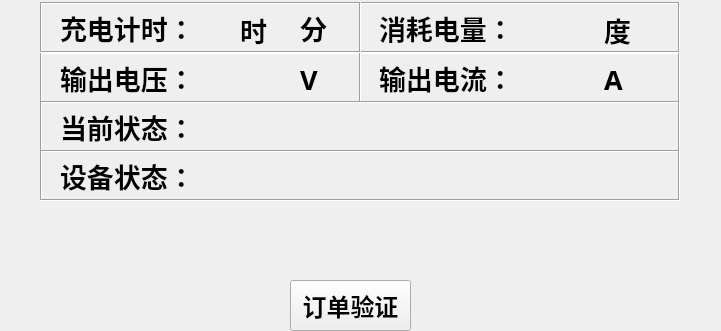
   <widget class="QFrame" name="frame_5">
    <property name="geometry">
     <rect>
      <x>40</x>
      <y>90</y>
      <width>721</width>
      <height>331</height>
     </rect>
    </property>
    <property name="font">
     <font>
      <pointsize>6</pointsize>
     </font>
    </property>
    <property name="styleSheet">
     <string notr="true">background-image: url(:/background/qrc/background/back.png);</string>
    </property>
    <property name="frameShape">
     <enum>QFrame::NoFrame</enum>
    </property>
    <property name="frameShadow">
     <enum>QFrame::Raised</enum>
    </property>
    <widget class="QFrame" name="frame_3">
     <property name="geometry">
      <rect>
       <x>40</x>
       <y>52</y>
       <width>321</width>
       <height>51</height>
      </rect>
     </property>
     <property name="sizePolicy">
      <sizepolicy hsizetype="Ignored" vsizetype="Ignored">
       <horstretch>0</horstretch>
       <verstretch>0</verstretch>
      </sizepolicy>
     </property>
     <property name="minimumSize">
      <size>
       <width>13</width>
       <height>0</height>
      </size>
     </property>
     <property name="font">
      <font>
       <pointsize>24</pointsize>
       <weight>75</weight>
       <bold>true</bold>
       <kerning>true</kerning>
      </font>
     </property>
     <property name="autoFillBackground">
      <bool>false</bool>
     </property>
     <property name="styleSheet">
      <string notr="true">background-image: url(:/background/qrc/background/back.png);
 </string>
     </property>
     <property name="frameShape">
      <enum>QFrame::Box</enum>
     </property>
     <property name="frameShadow">
      <enum>QFrame::Sunken</enum>
     </property>
     <widget class="QLabel" name="lbl_output_voltage">
      <property name="geometry">
       <rect>
        <x>170</x>
        <y>12</y>
        <width>75</width>
        <height>31</height>
       </rect>
      </property>
      <property name="font">
       <font>
        <family>Courier 10 Pitch</family>
        <pointsize>20</pointsize>
        <weight>75</weight>
        <italic>false</italic>
        <bold>true</bold>
        <kerning>true</kerning>
       </font>
      </property>
      <property name="text">
       <string/>
      </property>
     </widget>
     <widget class="QLabel" name="label_volt">
      <property name="geometry">
       <rect>
        <x>20</x>
        <y>10</y>
        <width>151</width>
        <height>31</height>
       </rect>
      </property>
      <property name="font">
       <font>
        <pointsize>20</pointsize>
        <weight>75</weight>
        <italic>false</italic>
        <bold>true</bold>
       </font>
      </property>
      <property name="text">
       <string>输出电压：</string>
      </property>
     </widget>
     <widget class="QLabel" name="lbl_">
      <property name="geometry">
       <rect>
        <x>260</x>
        <y>12</y>
        <width>51</width>
        <height>31</height>
       </rect>
      </property>
      <property name="font">
       <font>
        <family>Courier 10 Pitch</family>
        <pointsize>20</pointsize>
        <weight>75</weight>
        <italic>false</italic>
        <bold>true</bold>
        <kerning>true</kerning>
       </font>
      </property>
      <property name="text">
       <string>V</string>
      </property>
     </widget>
    </widget>
    <widget class="QFrame" name="frame_6">
     <property name="geometry">
      <rect>
       <x>359</x>
       <y>52</y>
       <width>321</width>
       <height>51</height>
      </rect>
     </property>
     <property name="sizePolicy">
      <sizepolicy hsizetype="Ignored" vsizetype="Ignored">
       <horstretch>0</horstretch>
       <verstretch>0</verstretch>
      </sizepolicy>
     </property>
     <property name="minimumSize">
      <size>
       <width>13</width>
       <height>0</height>
      </size>
     </property>
     <property name="font">
      <font>
       <pointsize>24</pointsize>
       <weight>75</weight>
       <bold>true</bold>
       <kerning>true</kerning>
      </font>
     </property>
     <property name="autoFillBackground">
      <bool>false</bool>
     </property>
     <property name="styleSheet">
      <string notr="true">background-image: url(:/background/qrc/background/back.png);
 </string>
     </property>
     <property name="frameShape">
      <enum>QFrame::Box</enum>
     </property>
     <property name="frameShadow">
      <enum>QFrame::Sunken</enum>
     </property>
     <widget class="QLabel" name="lbl_ouput_current">
      <property name="geometry">
       <rect>
        <x>170</x>
        <y>12</y>
        <width>75</width>
        <height>31</height>
       </rect>
      </property>
      <property name="font">
       <font>
        <family>Courier 10 Pitch</family>
        <pointsize>20</pointsize>
        <weight>75</weight>
        <italic>false</italic>
        <bold>true</bold>
        <kerning>true</kerning>
       </font>
      </property>
      <property name="text">
       <string/>
      </property>
     </widget>
     <widget class="QLabel" name="label_cur">
      <property name="geometry">
       <rect>
        <x>20</x>
        <y>10</y>
        <width>151</width>
        <height>31</height>
       </rect>
      </property>
      <property name="font">
       <font>
        <pointsize>20</pointsize>
        <weight>75</weight>
        <italic>false</italic>
        <bold>true</bold>
       </font>
      </property>
      <property name="text">
       <string>输出电流：</string>
      </property>
     </widget>
     <widget class="QLabel" name="label_card_sn_16">
      <property name="geometry">
       <rect>
        <x>245</x>
        <y>12</y>
        <width>31</width>
        <height>31</height>
       </rect>
      </property>
      <property name="font">
       <font>
        <family>Courier 10 Pitch</family>
        <pointsize>20</pointsize>
        <weight>75</weight>
        <italic>false</italic>
        <bold>true</bold>
        <kerning>true</kerning>
       </font>
      </property>
      <property name="text">
       <string>A</string>
      </property>
     </widget>
    </widget>
    <widget class="QFrame" name="frame_9">
     <property name="geometry">
      <rect>
       <x>359</x>
       <y>2</y>
       <width>321</width>
       <height>51</height>
      </rect>
     </property>
     <property name="sizePolicy">
      <sizepolicy hsizetype="Ignored" vsizetype="Ignored">
       <horstretch>0</horstretch>
       <verstretch>0</verstretch>
      </sizepolicy>
     </property>
     <property name="minimumSize">
      <size>
       <width>13</width>
       <height>0</height>
      </size>
     </property>
     <property name="font">
      <font>
       <pointsize>24</pointsize>
       <weight>75</weight>
       <bold>true</bold>
       <kerning>true</kerning>
      </font>
     </property>
     <property name="autoFillBackground">
      <bool>false</bool>
     </property>
     <property name="styleSheet">
      <string notr="true">background-image: url(:/background/qrc/background/back.png);
 </string>
     </property>
     <property name="frameShape">
      <enum>QFrame::Box</enum>
     </property>
     <property name="frameShadow">
      <enum>QFrame::Sunken</enum>
     </property>
     <widget class="QLabel" name="label_energy">
      <property name="geometry">
       <rect>
        <x>20</x>
        <y>10</y>
        <width>151</width>
        <height>31</height>
       </rect>
      </property>
      <property name="font">
       <font>
        <pointsize>20</pointsize>
        <weight>75</weight>
        <italic>false</italic>
        <bold>true</bold>
       </font>
      </property>
      <property name="text">
       <string>消耗电量：</string>
      </property>
     </widget>
     <widget class="QLabel" name="lbl_caculate_energy">
      <property name="geometry">
       <rect>
        <x>170</x>
        <y>12</y>
        <width>75</width>
        <height>31</height>
       </rect>
      </property>
      <property name="font">
       <font>
        <family>Courier 10 Pitch</family>
        <pointsize>20</pointsize>
        <weight>75</weight>
        <italic>false</italic>
        <bold>true</bold>
        <kerning>true</kerning>
       </font>
      </property>
      <property name="text">
       <string/>
      </property>
     </widget>
     <widget class="QLabel" name="lbl_caculate_energy_3">
      <property name="geometry">
       <rect>
        <x>245</x>
        <y>12</y>
        <width>51</width>
        <height>31</height>
       </rect>
      </property>
      <property name="font">
       <font>
        <family>Courier 10 Pitch</family>
        <pointsize>20</pointsize>
        <weight>75</weight>
        <italic>false</italic>
        <bold>true</bold>
        <kerning>true</kerning>
       </font>
      </property>
      <property name="text">
       <string>度</string>
      </property>
     </widget>
    </widget>
    <widget class="QFrame" name="frame_10">
     <property name="geometry">
      <rect>
       <x>40</x>
       <y>2</y>
       <width>321</width>
       <height>51</height>
      </rect>
     </property>
     <property name="sizePolicy">
      <sizepolicy hsizetype="Ignored" vsizetype="Ignored">
       <horstretch>0</horstretch>
       <verstretch>0</verstretch>
      </sizepolicy>
     </property>
     <property name="minimumSize">
      <size>
       <width>13</width>
       <height>0</height>
      </size>
     </property>
     <property name="font">
      <font>
       <pointsize>24</pointsize>
       <weight>75</weight>
       <bold>true</bold>
       <kerning>true</kerning>
      </font>
     </property>
     <property name="autoFillBackground">
      <bool>false</bool>
     </property>
     <property name="styleSheet">
      <string notr="true">background-image: url(:/background/qrc/background/back.png);
 </string>
     </property>
     <property name="frameShape">
      <enum>QFrame::Box</enum>
     </property>
     <property name="frameShadow">
      <enum>QFrame::Sunken</enum>
     </property>
     <widget class="QLabel" name="label_char_time">
      <property name="geometry">
       <rect>
        <x>20</x>
        <y>10</y>
        <width>151</width>
        <height>31</height>
       </rect>
      </property>
      <property name="font">
       <font>
        <pointsize>20</pointsize>
        <weight>75</weight>
        <italic>false</italic>
        <bold>true</bold>
       </font>
      </property>
      <property name="text">
       <string>充电计时：</string>
      </property>
     </widget>
     <widget class="QLabel" name="lbl_time_hour">
      <property name="geometry">
       <rect>
        <x>170</x>
        <y>12</y>
        <width>41</width>
        <height>31</height>
       </rect>
      </property>
      <property name="font">
       <font>
        <family>Courier 10 Pitch</family>
        <pointsize>20</pointsize>
        <weight>75</weight>
        <italic>false</italic>
        <bold>true</bold>
        <kerning>true</kerning>
       </font>
      </property>
      <property name="text">
       <string/>
      </property>
     </widget>
     <widget class="QLabel" name="lbl_time_min">
      <property name="geometry">
       <rect>
        <x>230</x>
        <y>12</y>
        <width>41</width>
        <height>31</height>
       </rect>
      </property>
      <property name="font">
       <font>
        <family>Courier 10 Pitch</family>
        <pointsize>20</pointsize>
        <weight>75</weight>
        <italic>false</italic>
        <bold>true</bold>
        <kerning>true</kerning>
       </font>
      </property>
      <property name="text">
       <string/>
      </property>
     </widget>
     <widget class="QLabel" name="lbl_time_hour_2">
      <property name="geometry">
       <rect>
        <x>200</x>
        <y>12</y>
        <width>41</width>
        <height>31</height>
       </rect>
      </property>
      <property name="font">
       <font>
        <family>Courier 10 Pitch</family>
        <pointsize>20</pointsize>
        <weight>75</weight>
        <italic>false</italic>
        <bold>true</bold>
        <kerning>true</kerning>
       </font>
      </property>
      <property name="text">
       <string>时</string>
      </property>
     </widget>
     <widget class="QLabel" name="lbl_time_hour_3">
      <property name="geometry">
       <rect>
        <x>260</x>
        <y>10</y>
        <width>51</width>
        <height>31</height>
       </rect>
      </property>
      <property name="font">
       <font>
        <family>Courier 10 Pitch</family>
        <pointsize>20</pointsize>
        <weight>75</weight>
        <italic>false</italic>
        <bold>true</bold>
        <kerning>true</kerning>
       </font>
      </property>
      <property name="text">
       <string>分</string>
      </property>
     </widget>
    </widget>
    <widget class="QLabel" name="label_speaker">
     <property name="geometry">
      <rect>
       <x>40</x>
       <y>220</y>
       <width>491</width>
       <height>41</height>
      </rect>
     </property>
     <property name="font">
      <font>
       <pointsize>20</pointsize>
       <weight>75</weight>
       <italic>false</italic>
       <bold>true</bold>
       <strikeout>false</strikeout>
      </font>
     </property>
     <property name="layoutDirection">
      <enum>Qt::RightToLeft</enum>
     </property>
     <property name="styleSheet">
      <string notr="true">background-image: url(:/background/qrc/background/mainlab_phonenum.png);</string>
     </property>
     <property name="text">
      <string/>
     </property>
     <property name="textFormat">
      <enum>Qt::AutoText</enum>
     </property>
     <property name="alignment">
      <set>Qt::AlignLeading|Qt::AlignLeft|Qt::AlignVCenter</set>
     </property>
    </widget>
    <widget class="QLabel" name="label_piccode">
     <property name="geometry">
      <rect>
       <x>580</x>
       <y>180</y>
       <width>171</width>
       <height>181</height>
      </rect>
     </property>
     <property name="palette">
      <palette>
       <active>
        <colorrole role="WindowText">
         <brush brushstyle="SolidPattern">
          <color alpha="255">
           <red>255</red>
           <green>255</green>
           <blue>255</blue>
          </color>
         </brush>
        </colorrole>
        <colorrole role="Button">
         <brush brushstyle="SolidPattern">
          <color alpha="255">
           <red>14</red>
           <green>14</green>
           <blue>242</blue>
          </color>
         </brush>
        </colorrole>
        <colorrole role="Light">
         <brush brushstyle="SolidPattern">
          <color alpha="255">
           <red>123</red>
           <green>123</green>
           <blue>255</blue>
          </color>
         </brush>
        </colorrole>
        <colorrole role="Midlight">
         <brush brushstyle="SolidPattern">
          <color alpha="255">
           <red>68</red>
           <green>68</green>
           <blue>248</blue>
          </color>
         </brush>
        </colorrole>
        <colorrole role="Dark">
         <brush brushstyle="SolidPattern">
          <color alpha="255">
           <red>7</red>
           <green>7</green>
           <blue>121</blue>
          </color>
         </brush>
        </colorrole>
        <colorrole role="Mid">
         <brush brushstyle="SolidPattern">
          <color alpha="255">
           <red>9</red>
           <green>9</green>
           <blue>161</blue>
          </color>
         </brush>
        </colorrole>
        <colorrole role="Text">
         <brush brushstyle="SolidPattern">
          <color alpha="255">
           <red>0</red>
           <green>0</green>
           <blue>0</blue>
          </color>
         </brush>
        </colorrole>
        <colorrole role="BrightText">
         <brush brushstyle="SolidPattern">
          <color alpha="255">
           <red>255</red>
           <green>255</green>
           <blue>255</blue>
          </color>
         </brush>
        </colorrole>
        <colorrole role="ButtonText">
         <brush brushstyle="SolidPattern">
          <color alpha="255">
           <red>0</red>
           <green>0</green>
           <blue>0</blue>
          </color>
         </brush>
        </colorrole>
        <colorrole role="Base">
         <brush brushstyle="SolidPattern">
          <color alpha="255">
           <red>255</red>
           <green>255</green>
           <blue>255</blue>
          </color>
         </brush>
        </colorrole>
        <colorrole role="Window">
         <brush brushstyle="SolidPattern">
          <color alpha="255">
           <red>14</red>
           <green>14</green>
           <blue>242</blue>
          </color>
         </brush>
        </colorrole>
        <colorrole role="Shadow">
         <brush brushstyle="SolidPattern">
          <color alpha="255">
           <red>0</red>
           <green>0</green>
           <blue>0</blue>
          </color>
         </brush>
        </colorrole>
        <colorrole role="AlternateBase">
         <brush brushstyle="SolidPattern">
          <color alpha="255">
           <red>134</red>
           <green>134</green>
           <blue>248</blue>
          </color>
         </brush>
        </colorrole>
        <colorrole role="ToolTipBase">
         <brush brushstyle="SolidPattern">
          <color alpha="255">
           <red>255</red>
           <green>255</green>
           <blue>220</blue>
          </color>
         </brush>
        </colorrole>
        <colorrole role="ToolTipText">
         <brush brushstyle="SolidPattern">
          <color alpha="255">
           <red>0</red>
           <green>0</green>
           <blue>0</blue>
          </color>
         </brush>
        </colorrole>
       </active>
       <inactive>
        <colorrole role="WindowText">
         <brush brushstyle="SolidPattern">
          <color alpha="255">
           <red>255</red>
           <green>255</green>
           <blue>255</blue>
          </color>
         </brush>
        </colorrole>
        <colorrole role="Button">
         <brush brushstyle="SolidPattern">
          <color alpha="255">
           <red>14</red>
           <green>14</green>
           <blue>242</blue>
          </color>
         </brush>
        </colorrole>
        <colorrole role="Light">
         <brush brushstyle="SolidPattern">
          <color alpha="255">
           <red>123</red>
           <green>123</green>
           <blue>255</blue>
          </color>
         </brush>
        </colorrole>
        <colorrole role="Midlight">
         <brush brushstyle="SolidPattern">
          <color alpha="255">
           <red>68</red>
           <green>68</green>
           <blue>248</blue>
          </color>
         </brush>
        </colorrole>
        <colorrole role="Dark">
         <brush brushstyle="SolidPattern">
          <color alpha="255">
           <red>7</red>
           <green>7</green>
           <blue>121</blue>
          </color>
         </brush>
        </colorrole>
        <colorrole role="Mid">
         <brush brushstyle="SolidPattern">
          <color alpha="255">
           <red>9</red>
           <green>9</green>
           <blue>161</blue>
          </color>
         </brush>
        </colorrole>
        <colorrole role="Text">
         <brush brushstyle="SolidPattern">
          <color alpha="255">
           <red>0</red>
           <green>0</green>
           <blue>0</blue>
          </color>
         </brush>
        </colorrole>
        <colorrole role="BrightText">
         <brush brushstyle="SolidPattern">
          <color alpha="255">
           <red>255</red>
           <green>255</green>
           <blue>255</blue>
          </color>
         </brush>
        </colorrole>
        <colorrole role="ButtonText">
         <brush brushstyle="SolidPattern">
          <color alpha="255">
           <red>0</red>
           <green>0</green>
           <blue>0</blue>
          </color>
         </brush>
        </colorrole>
        <colorrole role="Base">
         <brush brushstyle="SolidPattern">
          <color alpha="255">
           <red>255</red>
           <green>255</green>
           <blue>255</blue>
          </color>
         </brush>
        </colorrole>
        <colorrole role="Window">
         <brush brushstyle="SolidPattern">
          <color alpha="255">
           <red>14</red>
           <green>14</green>
           <blue>242</blue>
          </color>
         </brush>
        </colorrole>
        <colorrole role="Shadow">
         <brush brushstyle="SolidPattern">
          <color alpha="255">
           <red>0</red>
           <green>0</green>
           <blue>0</blue>
          </color>
         </brush>
        </colorrole>
        <colorrole role="AlternateBase">
         <brush brushstyle="SolidPattern">
          <color alpha="255">
           <red>134</red>
           <green>134</green>
           <blue>248</blue>
          </color>
         </brush>
        </colorrole>
        <colorrole role="ToolTipBase">
         <brush brushstyle="SolidPattern">
          <color alpha="255">
           <red>255</red>
           <green>255</green>
           <blue>220</blue>
          </color>
         </brush>
        </colorrole>
        <colorrole role="ToolTipText">
         <brush brushstyle="SolidPattern">
          <color alpha="255">
           <red>0</red>
           <green>0</green>
           <blue>0</blue>
          </color>
         </brush>
        </colorrole>
       </inactive>
       <disabled>
        <colorrole role="WindowText">
         <brush brushstyle="SolidPattern">
          <color alpha="255">
           <red>7</red>
           <green>7</green>
           <blue>121</blue>
          </color>
         </brush>
        </colorrole>
        <colorrole role="Button">
         <brush brushstyle="SolidPattern">
          <color alpha="255">
           <red>14</red>
           <green>14</green>
           <blue>242</blue>
          </color>
         </brush>
        </colorrole>
        <colorrole role="Light">
         <brush brushstyle="SolidPattern">
          <color alpha="255">
           <red>123</red>
           <green>123</green>
           <blue>255</blue>
          </color>
         </brush>
        </colorrole>
        <colorrole role="Midlight">
         <brush brushstyle="SolidPattern">
          <color alpha="255">
           <red>68</red>
           <green>68</green>
           <blue>248</blue>
          </color>
         </brush>
        </colorrole>
        <colorrole role="Dark">
         <brush brushstyle="SolidPattern">
          <color alpha="255">
           <red>7</red>
           <green>7</green>
           <blue>121</blue>
          </color>
         </brush>
        </colorrole>
        <colorrole role="Mid">
         <brush brushstyle="SolidPattern">
          <color alpha="255">
           <red>9</red>
           <green>9</green>
           <blue>161</blue>
          </color>
         </brush>
        </colorrole>
        <colorrole role="Text">
         <brush brushstyle="SolidPattern">
          <color alpha="255">
           <red>7</red>
           <green>7</green>
           <blue>121</blue>
          </color>
         </brush>
        </colorrole>
        <colorrole role="BrightText">
         <brush brushstyle="SolidPattern">
          <color alpha="255">
           <red>255</red>
           <green>255</green>
           <blue>255</blue>
          </color>
         </brush>
        </colorrole>
        <colorrole role="ButtonText">
         <brush brushstyle="SolidPattern">
          <color alpha="255">
           <red>7</red>
           <green>7</green>
           <blue>121</blue>
          </color>
         </brush>
        </colorrole>
        <colorrole role="Base">
         <brush brushstyle="SolidPattern">
          <color alpha="255">
           <red>14</red>
           <green>14</green>
           <blue>242</blue>
          </color>
         </brush>
        </colorrole>
        <colorrole role="Window">
         <brush brushstyle="SolidPattern">
          <color alpha="255">
           <red>14</red>
           <green>14</green>
           <blue>242</blue>
          </color>
         </brush>
        </colorrole>
        <colorrole role="Shadow">
         <brush brushstyle="SolidPattern">
          <color alpha="255">
           <red>0</red>
           <green>0</green>
           <blue>0</blue>
          </color>
         </brush>
        </colorrole>
        <colorrole role="AlternateBase">
         <brush brushstyle="SolidPattern">
          <color alpha="255">
           <red>14</red>
           <green>14</green>
           <blue>242</blue>
          </color>
         </brush>
        </colorrole>
        <colorrole role="ToolTipBase">
         <brush brushstyle="SolidPattern">
          <color alpha="255">
           <red>255</red>
           <green>255</green>
           <blue>220</blue>
          </color>
         </brush>
        </colorrole>
        <colorrole role="ToolTipText">
         <brush brushstyle="SolidPattern">
          <color alpha="255">
           <red>0</red>
           <green>0</green>
           <blue>0</blue>
          </color>
         </brush>
        </colorrole>
       </disabled>
      </palette>
     </property>
     <property name="font">
      <font>
       <pointsize>20</pointsize>
       <weight>75</weight>
       <bold>true</bold>
      </font>
     </property>
     <property name="styleSheet">
      <string notr="true">background-image: url(:/background/qrc/background/mainlab_phonenum_.png);</string>
     </property>
     <property name="text">
      <string/>
     </property>
     <property name="textFormat">
      <enum>Qt::AutoText</enum>
     </property>
    </widget>
    <widget class="QFrame" name="frame_7">
     <property name="geometry">
      <rect>
       <x>40</x>
       <y>101</y>
       <width>640</width>
       <height>51</height>
      </rect>
     </property>
     <property name="sizePolicy">
      <sizepolicy hsizetype="Ignored" vsizetype="Ignored">
       <horstretch>0</horstretch>
       <verstretch>0</verstretch>
      </sizepolicy>
     </property>
     <property name="minimumSize">
      <size>
       <width>13</width>
       <height>0</height>
      </size>
     </property>
     <property name="font">
      <font>
       <pointsize>24</pointsize>
       <weight>75</weight>
       <bold>true</bold>
       <kerning>true</kerning>
      </font>
     </property>
     <property name="autoFillBackground">
      <bool>false</bool>
     </property>
     <property name="styleSheet">
      <string notr="true">background-image: url(:/background/qrc/background/back.png);
 </string>
     </property>
     <property name="frameShape">
      <enum>QFrame::Box</enum>
     </property>
     <property name="frameShadow">
      <enum>QFrame::Sunken</enum>
     </property>
     <widget class="QLabel" name="label_volt_2">
      <property name="geometry">
       <rect>
        <x>20</x>
        <y>10</y>
        <width>151</width>
        <height>31</height>
       </rect>
      </property>
      <property name="font">
       <font>
        <pointsize>20</pointsize>
        <weight>75</weight>
        <italic>false</italic>
        <bold>true</bold>
       </font>
      </property>
      <property name="text">
       <string>当前状态：</string>
      </property>
     </widget>
     <widget class="QLabel" name="label_title">
      <property name="geometry">
       <rect>
        <x>170</x>
        <y>10</y>
        <width>451</width>
        <height>31</height>
       </rect>
      </property>
      <property name="font">
       <font>
        <pointsize>20</pointsize>
        <weight>75</weight>
        <italic>false</italic>
        <bold>true</bold>
        <strikeout>false</strikeout>
       </font>
      </property>
      <property name="layoutDirection">
       <enum>Qt::RightToLeft</enum>
      </property>
      <property name="styleSheet">
       <string notr="true">background-image: url(:/background/qrc/background/mainlab_phonenum.png);</string>
      </property>
      <property name="text">
       <string/>
      </property>
      <property name="textFormat">
       <enum>Qt::AutoText</enum>
      </property>
      <property name="alignment">
       <set>Qt::AlignLeading|Qt::AlignLeft|Qt::AlignVCenter</set>
      </property>
     </widget>
    </widget>
    <widget class="QFrame" name="frame_8">
     <property name="geometry">
      <rect>
       <x>40</x>
       <y>150</y>
       <width>640</width>
       <height>51</height>
      </rect>
     </property>
     <property name="sizePolicy">
      <sizepolicy hsizetype="Ignored" vsizetype="Ignored">
       <horstretch>0</horstretch>
       <verstretch>0</verstretch>
      </sizepolicy>
     </property>
     <property name="minimumSize">
      <size>
       <width>13</width>
       <height>0</height>
      </size>
     </property>
     <property name="font">
      <font>
       <pointsize>24</pointsize>
       <weight>75</weight>
       <bold>true</bold>
       <kerning>true</kerning>
      </font>
     </property>
     <property name="autoFillBackground">
      <bool>false</bool>
     </property>
     <property name="styleSheet">
      <string notr="true">background-image: url(:/background/qrc/background/back.png);
 </string>
     </property>
     <property name="frameShape">
      <enum>QFrame::Box</enum>
     </property>
     <property name="frameShadow">
      <enum>QFrame::Sunken</enum>
     </property>
     <widget class="QLabel" name="label_volt_3">
      <property name="geometry">
       <rect>
        <x>20</x>
        <y>10</y>
        <width>151</width>
        <height>31</height>
       </rect>
      </property>
      <property name="font">
       <font>
        <pointsize>20</pointsize>
        <weight>75</weight>
        <italic>false</italic>
        <bold>true</bold>
       </font>
      </property>
      <property name="text">
       <string>设备状态：</string>
      </property>
     </widget>
     <widget class="QLabel" name="label_speaker_2">
      <property name="geometry">
       <rect>
        <x>170</x>
        <y>10</y>
        <width>451</width>
        <height>31</height>
       </rect>
      </property>
      <property name="font">
       <font>
        <pointsize>20</pointsize>
        <weight>75</weight>
        <italic>false</italic>
        <bold>true</bold>
        <strikeout>false</strikeout>
       </font>
      </property>
      <property name="layoutDirection">
       <enum>Qt::RightToLeft</enum>
      </property>
      <property name="styleSheet">
       <string notr="true">background-image: url(:/background/qrc/background/mainlab_phonenum.png);</string>
      </property>
      <property name="text">
       <string/>
      </property>
      <property name="textFormat">
       <enum>Qt::AutoText</enum>
      </property>
      <property name="alignment">
       <set>Qt::AlignLeading|Qt::AlignLeft|Qt::AlignVCenter</set>
      </property>
     </widget>
    </widget>
    <widget class="QPushButton" name="pbtn_app">
     <property name="geometry">
      <rect>
       <x>290</x>
       <y>280</y>
       <width>121</width>
       <height>51</height>
      </rect>
     </property>
     <property name="font">
      <font>
       <pointsize>18</pointsize>
       <weight>75</weight>
       <bold>true</bold>
      </font>
     </property>
     <property name="focusPolicy">
      <enum>Qt::NoFocus</enum>
     </property>
     <property name="styleSheet">
      <string notr="true">border-image: url(:/icon/qrc/keyboard-b/btn_bg.png);</string>
     </property>
     <property name="text">
      <string>订单验证</string>
     </property>
    </widget>
   </widget>
